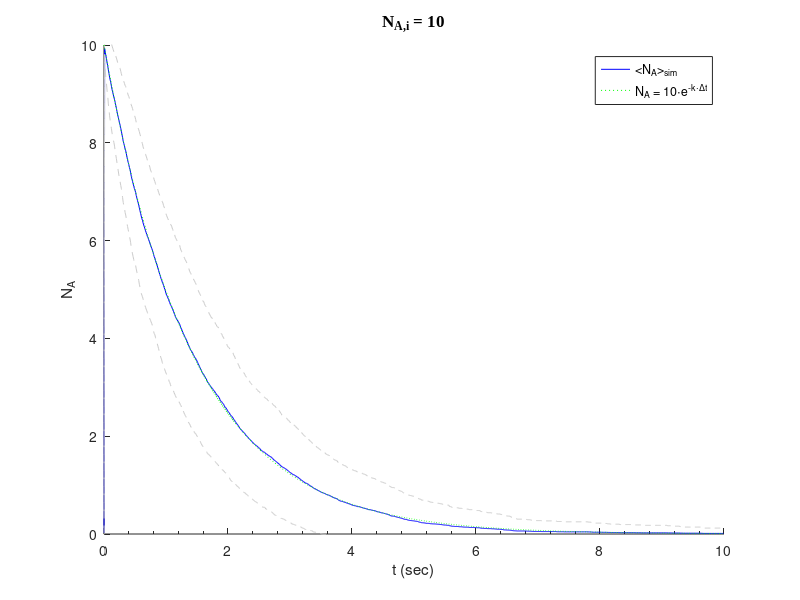
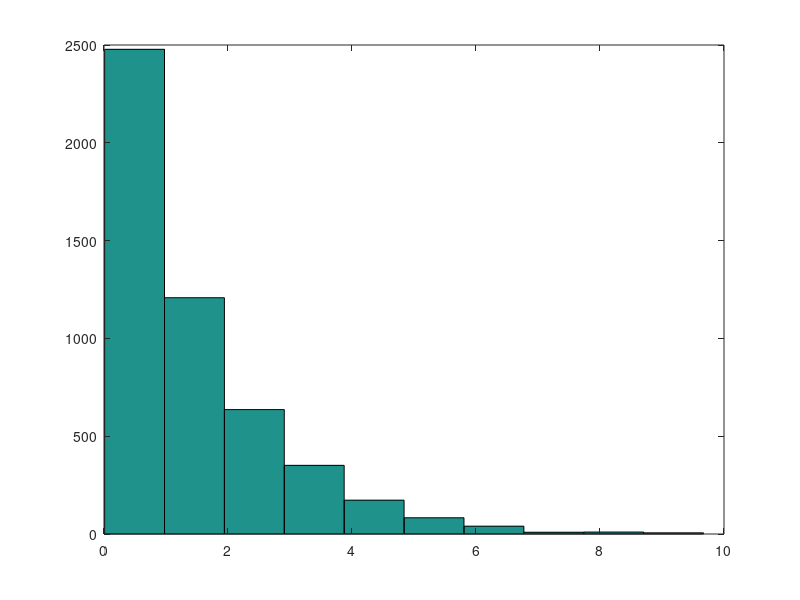

Recreate these plots in MATLAB, in order. (Note: this script raises an error after producing the figures.)
%  A --> B  ; Simulating 1st order kinetics. Considering individual agents.
% "extt" is short for agent-EXTinction-Time.
% This script is checking that the distribution of "death" events is a
% decaying exponential with rate constant k.
% Also see similar treatment for 1st order process in heterogeneous pops.

% Author: Alex Plakantonakis,   Copyright (c) 2019
% License: GNU GPLv3

clear; clc;             tic
rng(0);

% Assume constant time step increment (sec)
dt = 0.01;
totalTime = 10;         % Simulation time (sec)
t_steps = totalTime / dt;
agents = 10;
k = 0.7;
reps = 500;              % Number of times to repeat experiment
% k_calc = zeros(size(dt_array,2),reps);
S = zeros(reps,t_steps);
extt = [];                  % For recording the time of "extinction/death" events

for x = 1:reps

    A = ones(t_steps,agents);      
    S(1) = agents;
    time = zeros(1,t_steps);
    
    P = 1 - exp(-k*dt);                 % P from integrated rate law
    % P = k*dt;                           % P from differential rate law
    
    for t = 2:t_steps
        time(t) = time(t-1) + dt;
        for i = 1:size(A,2)
            if A(t,i) == 1                 % if agent is still alive
                if rand < P                  % ****check probability condition
                    A(t,i) = 0;            % agent dies
                    extt = [extt ; time(t)];
                    for w = t+1:t_steps
                        A(w,i) = 0;        % mark agent dead for rest of time
                    end     % 'for w' loop
                end         % 'if rand' statement
            end             % 'if A' statement
        end                 % 'for i' loop
        S(x,t) = sum(A(t,:));
    end                     % 'for t' loop
    clear t w i;
%     k_calc(y,x) = FitCurve_exp_FixA(time',S',agents);
end                         % 'for x' loop
clear t_steps x P A;

avg = mean(S);                          sdev = std(S);
t = 0:0.01:totalTime;                   y_theory = agents*exp(-k.*t);

%% Plot results
figure;
p1 = plot(time,avg,'b');           hold on;
p2 = plot(time,avg+sdev,'k','LineStyle','--','Color',[0.8 0.8 0.8]);
p3 = plot(time,avg-sdev,'k','LineStyle','--','Color',[0.8 0.8 0.8]);
p4 = plot(t,y_theory,':g');
set(gca,'XMinorTick','on','Box','off');
legend([p1 p4],'<N_A>_{sim}','N_A = 10\cdote^{-k\cdot\Deltat}')
title(['N_{A,i} = ' num2str(agents)],'FontName','Times New Roman','FontSize',12);
axis([0 10 0 agents]);
xlabel('t (sec)');                      ylabel('N_A');
% hgsave(['o1_TCdev_A=' num2str(agents) '.fig']);

%% Histogram
figure;
hist(extt);                             % histogram of death events
bins = 20;
[num c] = hist(extt,bins);              % histogram data
Num = num / (reps*agents);              % Normalize
[est , y_fit] = FitCurve_exp_Fixk(c',Num',k);           % Fixed k
bar(c,Num);
hold on;
plot(c,y_fit,'-','Color',[0.5 0.1 1],'LineWidth',1);
set(gca,'XTick',[0 1 2 3 4 5 6 7 8 9 10],...
    'XMinorTick','on','YMinorTick','on','Box','off');
xlabel('t (sec) ');             ylabel('Fraction of "Death" Events');

%% Finish
% save(['o1_A=' num2str(agents) '.mat']);
toc